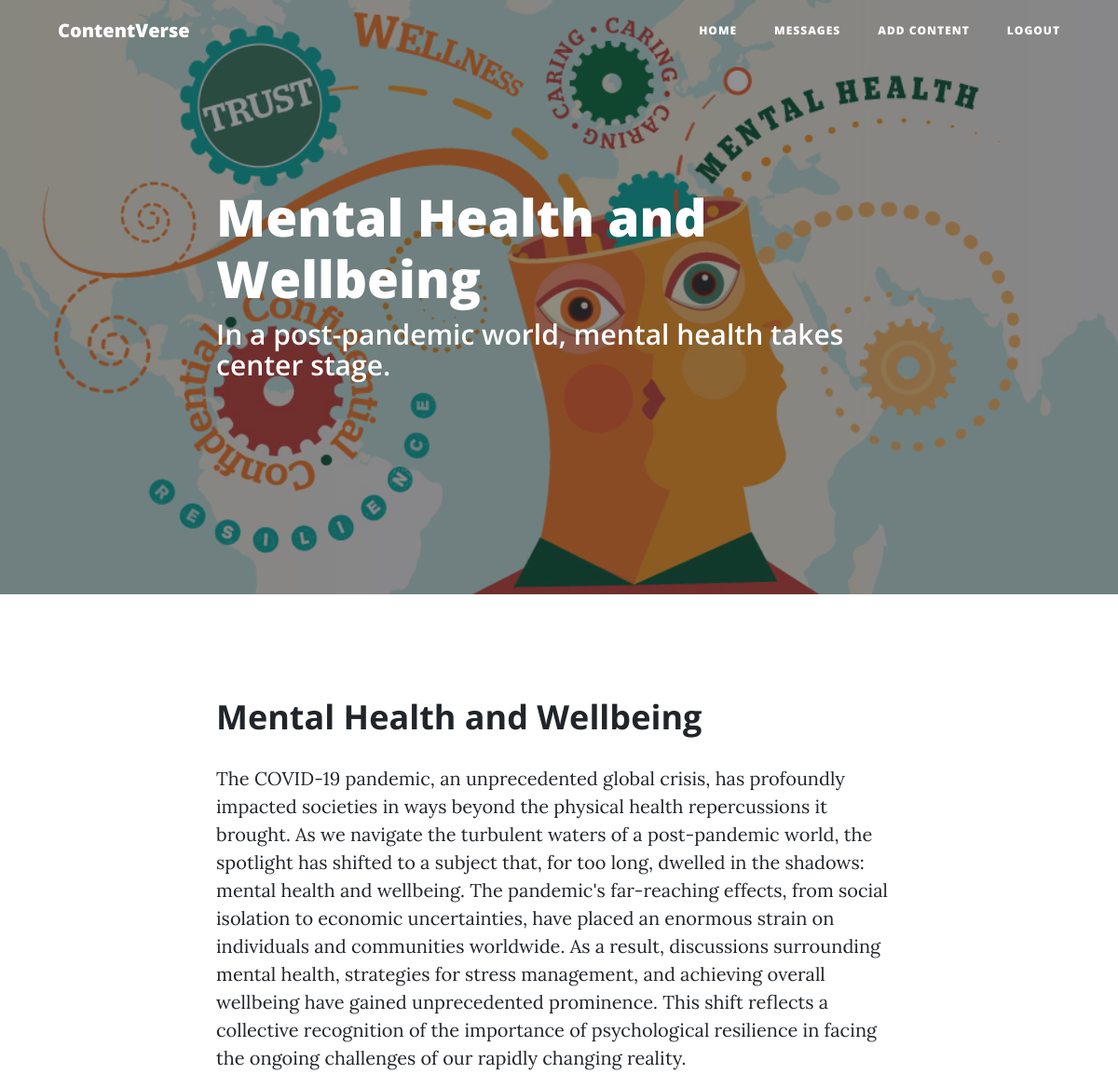
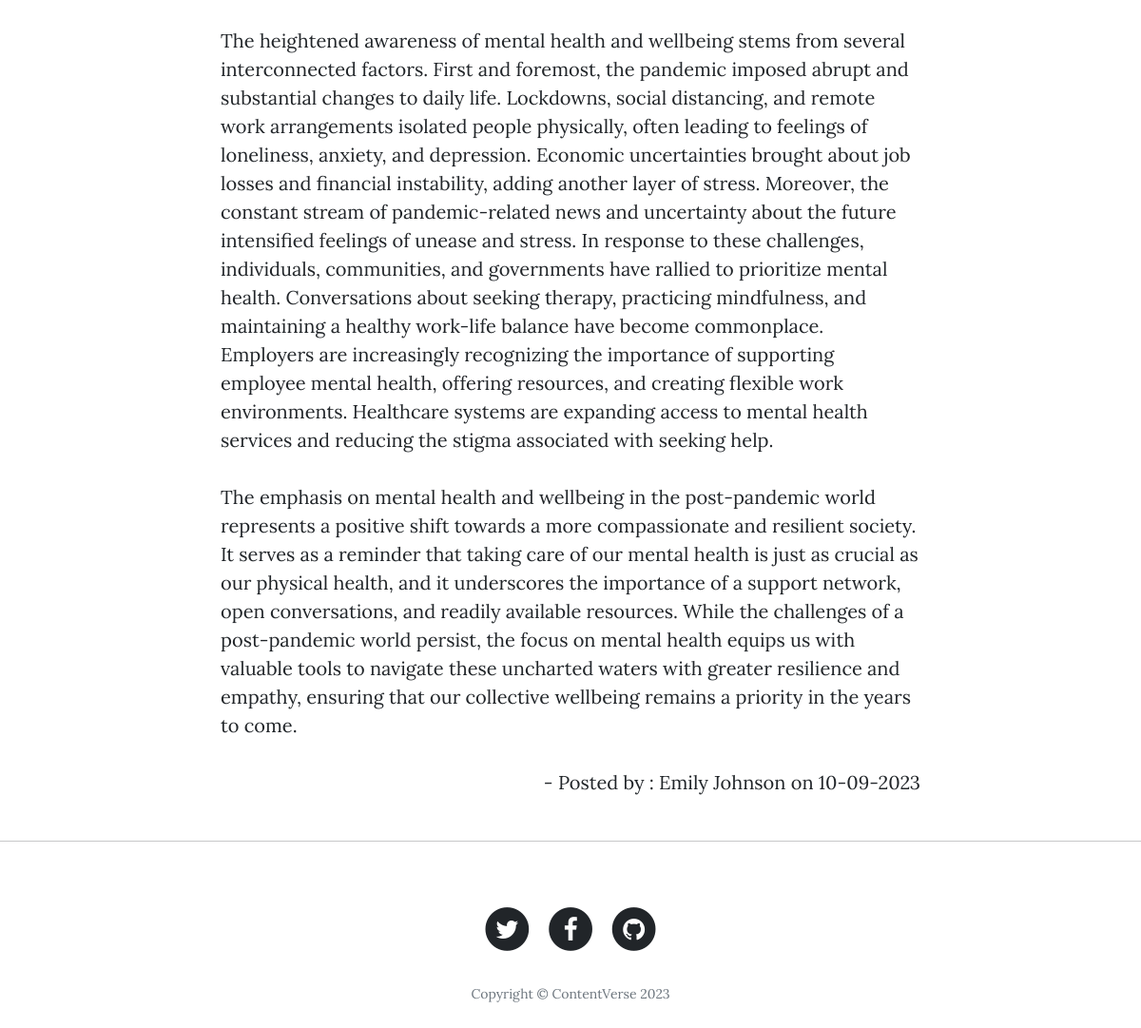
Page /post.php?id=5&name=Mental Health and Wellbeing (signed in) on the committed database (2 pictures, top to bottom).
### tables this page shows
CREATE TABLE `content` (
  `uno` int(10) NOT NULL,
  `pid` int(4) NOT NULL,
  `title` varchar(255) NOT NULL,
  `description` text NOT NULL,
  `image_url` text NOT NULL,
  `paragraph1` text NOT NULL,
  `paragraph2` text NOT NULL,
  `paragraph3` text NOT NULL,
  `time` datetime NOT NULL DEFAULT current_timestamp()
);

### post.php (the view, shortened to what this page needs)
<?php require "header.php" ?>
<?php
if (isset($_SESSION)) {
    require 'includes/dbh.inc.php';
    $uid = $_GET["id"];
    $query = "Select * from content where uno=$uid ";
    try {
        $con = new PDO(
            "mysql:host=$servername;dbname=$dbName",
            $dbUsername,
            $dbPassword
        );
        $con->setAttribute(PDO::ATTR_ERRMODE, PDO::ERRMODE_EXCEPTION);
        $stmt = $con->prepare($query);
        $stmt->execute();
        $result = $stmt->fetchAll();
        foreach ($result as $row) {
?>
            <header class="masthead" style="background-image: url('uploads/<?= $row['image_url'] ?>');">
                <div class="overlay"></div>
                <div class="container">
                    <div class="row">
                        <div class="col-md-10 col-lg-8 mx-auto position-relative">
                            <div class="post-heading">
                                <?php
                                echo "<h1>" . $row["title"] . "</h1>";
                                echo "<h2 class=subheading>" . $row["description"] . " </h2> ";
                                ?>
                            </div>
                        </div>
                    </div>
                </div>
            </header>
            <article>
                <div class="container">
                    <div class="row">
                        <div class="col-md-10 col-lg-8 mx-auto">
                            <?php
                            echo "<h2 class=section-heading>" . $row["title"] . "</h2>";
                            echo "<p>" . $row["paragraph1"] . "</p>";
                            echo "<p>" . $row["paragraph2"] . "</p>";
                            echo "<p>" . $row["paragraph3"] . "</p>";
                            $pid = $row["pid"];
                            $sql1 = "SELECT name FROM admin WHERE id = $pid";
                            $result1 = $conn->query($sql1);
                            $row1 = $result1->fetch_assoc();
                            $timestamp = $row["time"];
                            $formattedDate = date('d-m-Y', strtotime($timestamp));
                            echo "<p class=post-meta style=text-align:right;>- Posted by : " . $row1["name"] . "&nbsp;on " . $formattedDate . " </p>";
                            ?>
                        </div>
                    </div>
            </article>
            <hr />
<?php
        }
    } catch (PDOException $e) {
        echo "Error: " . $e->getMessage();
    }
}
?>
<?php require "footer.php" ?>

### rows in the picture
content: image_url (picture), title "Mental Health and Wellbeing", description "In a post-pandemic world, mental health takes center stage.", paragraph1 "The COVID-19 pandemic, an unprecedented global crisis, has profoundly impacted societies in ways beyond the physical health repercussions it brought. As we navigate the turbulent waters of a post-pandemic world, the spotlight has shifted to a subject that, for too long, dwelled in the shadows: mental health and wellbeing. The pandemic's far-reaching effects, from social isolation to economic uncertainties, have placed an enormous strain on individuals and communities worldwide. As a result, discussions surrounding mental health, strategies for stress management, and achieving overall wellbeing have gained unprecedented prominence. This shift reflects a collective recognition of the…", paragraph2 "The heightened awareness of mental health and wellbeing stems from several interconnected factors. First and foremost, the pandemic imposed abrupt and substantial changes to daily life. Lockdowns, social distancing, and remote work arrangements isolated people physically, often leading to feelings of loneliness, anxiety, and depression. Economic uncertainties brought about job losses and financial instability, adding another layer of stress. Moreover, the constant stream of pandemic-related news and uncertainty about the future intensified feelings of unease and stress. In response to these challenges, individuals, communities, and governments have rallied to prioritize mental health.…", paragraph3 "The emphasis on mental health and wellbeing in the post-pandemic world represents a positive shift towards a more compassionate and resilient society. It serves as a reminder that taking care of our mental health is just as crucial as our physical health, and it underscores the importance of a support network, open conversations, and readily available resources. While the challenges of a post-pandemic world persist, the focus on mental health equips us with valuable tools to navigate these uncharted waters with greater resilience and empathy, ensuring that our collective wellbeing remains a priority in the years to come.", pid.name "Emily Johnson", time "10-09-2023"
